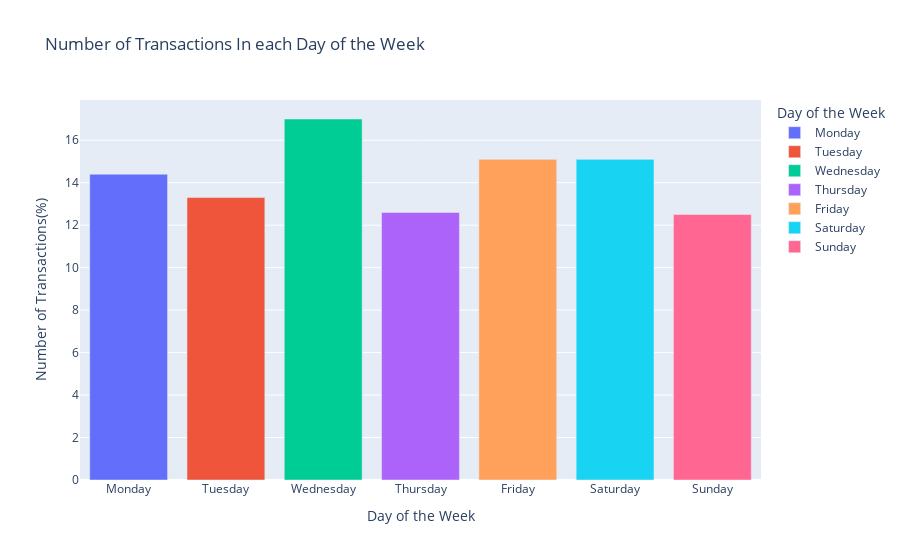

Notebook code for this chart:
### Markdown cell above
### Days of the week with higher revenue

### Code cell
import plotly.express as px

# Plot the DataFrame
weekday_trans = px.bar(sales.groupby('Weekday').count().reset_index().
                        assign(percentage=lambda x: (x['date'] / x['date'].sum()) * 100).
                        loc[:,["Weekday","percentage"]].sort_values(by="Weekday").reset_index(drop=True),
                        color="Weekday", x='Weekday', y='percentage', title='Number of Transactions In each Day of the Week', 
                        labels={'Weekday': 'Day of the Week','percentage': 'Number of Transactions(%)'})

# Sort the bars from lowest to highest
weekday_trans.show()

### Figure 1 — Plotly figure (JSON) as saved in the notebook; plotly's stock layout.template omitted (floating-point values rounded to 4 significant figures)
{"data": [{"alignmentgroup": "True", "hovertemplate": "Day of the Week=%{x}<br>Number of Transactions(%)=%{y}<extra></extra>", "legendgroup": "Monday", "marker": {"color": "#636efa", "pattern": {"shape": ""}}, "name": "Monday", "offsetgroup": "Monday", "orientation": "v", "showlegend": true, "textposition": "auto", "type": "bar", "x": ["Monday"], "xaxis": "x", "y": [14.4], "yaxis": "y"}, {"alignmentgroup": "True", "hovertemplate": "Day of the Week=%{x}<br>Number of Transactions(%)=%{y}<extra></extra>", "legendgroup": "Tuesday", "marker": {"color": "#EF553B", "pattern": {"shape": ""}}, "name": "Tuesday", "offsetgroup": "Tuesday", "orientation": "v", "showlegend": true, "textposition": "auto", "type": "bar", "x": ["Tuesday"], "xaxis": "x", "y": [13.3], "yaxis": "y"}, {"alignmentgroup": "True", "hovertemplate": "Day of the Week=%{x}<br>Number of Transactions(%)=%{y}<extra></extra>", "legendgroup": "Wednesday", "marker": {"color": "#00cc96", "pattern": {"shape": ""}}, "name": "Wednesday", "offsetgroup": "Wednesday", "orientation": "v", "showlegend": true, "textposition": "auto", "type": "bar", "x": ["Wednesday"], "xaxis": "x", "y": [17], "yaxis": "y"}, {"alignmentgroup": "True", "hovertemplate": "Day of the Week=%{x}<br>Number of Transactions(%)=%{y}<extra></extra>", "legendgroup": "Thursday", "marker": {"color": "#ab63fa", "pattern": {"shape": ""}}, "name": "Thursday", "offsetgroup": "Thursday", "orientation": "v", "showlegend": true, "textposition": "auto", "type": "bar", "x": ["Thursday"], "xaxis": "x", "y": [12.6], "yaxis": "y"}, {"alignmentgroup": "True", "hovertemplate": "Day of the Week=%{x}<br>Number of Transactions(%)=%{y}<extra></extra>", "legendgroup": "Friday", "marker": {"color": "#FFA15A", "pattern": {"shape": ""}}, "name": "Friday", "offsetgroup": "Friday", "orientation": "v", "showlegend": true, "textposition": "auto", "type": "bar", "x": ["Friday"], "xaxis": "x", "y": [15.1], "yaxis": "y"}, {"alignmentgroup": "True", "hovertemplate": "Day of the Week=%{x}<br>Number of Transactions(%)=%{y}<extra></extra>", "legendgroup": "Saturday", "marker": {"color": "#19d3f3", "pattern": {"shape": ""}}, "name": "Saturday", "offsetgroup": "Saturday", "orientation": "v", "showlegend": true, "textposition": "auto", "type": "bar", "x": ["Saturday"], "xaxis": "x", "y": [15.1], "yaxis": "y"}, {"alignmentgroup": "True", "hovertemplate": "Day of the Week=%{x}<br>Number of Transactions(%)=%{y}<extra></extra>", "legendgroup": "Sunday", "marker": {"color": "#FF6692", "pattern": {"shape": ""}}, "name": "Sunday", "offsetgroup": "Sunday", "orientation": "v", "showlegend": true, "textposition": "auto", "type": "bar", "x": ["Sunday"], "xaxis": "x", "y": [12.5], "yaxis": "y"}], "layout": {"barmode": "relative", "legend": {"title": {"text": "Day of the Week"}, "tracegroupgap": 0}, "title": {"text": "Number of Transactions In each Day of the Week"}, "xaxis": {"anchor": "y", "categoryarray": ["Monday", "Tuesday", "Wednesday", "Thursday", "Friday", "Saturday", "Sunday"], "categoryorder": "array", "domain": [0, 1], "title": {"text": "Day of the Week"}}, "yaxis": {"anchor": "x", "domain": [0, 1], "title": {"text": "Number of Transactions(%)"}}}}
